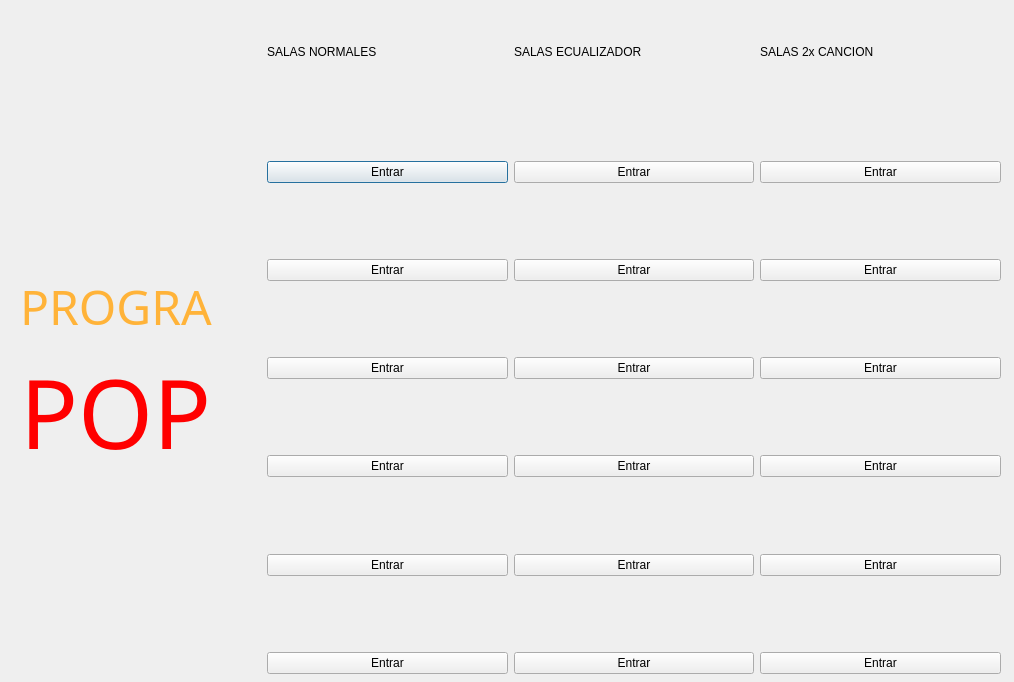
<?xml version="1.0" encoding="UTF-8"?>
<ui version="4.0">
 <class>PantallaInicio</class>
 <widget class="QDialog" name="PantallaInicio">
  <property name="geometry">
   <rect>
    <x>0</x>
    <y>0</y>
    <width>1014</width>
    <height>682</height>
   </rect>
  </property>
  <property name="windowTitle">
   <string>PrograPop</string>
  </property>
  <widget class="QWidget" name="horizontalLayoutWidget">
   <property name="geometry">
    <rect>
     <x>20</x>
     <y>20</y>
     <width>981</width>
     <height>654</height>
    </rect>
   </property>
   <layout class="QHBoxLayout" name="horizontalLayout">
    <item>
     <layout class="QVBoxLayout" name="verticalLayout">
      <item>
       <spacer name="verticalSpacer_2">
        <property name="orientation">
         <enum>Qt::Vertical</enum>
        </property>
        <property name="sizeHint" stdset="0">
         <size>
          <width>20</width>
          <height>40</height>
         </size>
        </property>
       </spacer>
      </item>
      <item>
       <widget class="QLabel" name="label_nombre_usuario">
        <property name="font">
         <font>
          <family>Arial Rounded MT Bold</family>
          <pointsize>14</pointsize>
         </font>
        </property>
        <property name="text">
         <string>&lt;Nombre Usuario:&gt;</string>
        </property>
       </widget>
      </item>
      <item>
       <widget class="QLabel" name="label_puntaje">
        <property name="font">
         <font>
          <family>Arial</family>
          <pointsize>12</pointsize>
         </font>
        </property>
        <property name="text">
         <string>&lt;Puntaje&gt;</string>
        </property>
       </widget>
      </item>
      <item>
       <widget class="QLabel" name="label_2">
        <property name="palette">
         <palette>
          <active>
           <colorrole role="WindowText">
            <brush brushstyle="SolidPattern">
             <color alpha="255">
              <red>255</red>
              <green>179</green>
              <blue>57</blue>
             </color>
            </brush>
           </colorrole>
           <colorrole role="Text">
            <brush brushstyle="SolidPattern">
             <color alpha="255">
              <red>0</red>
              <green>0</green>
              <blue>0</blue>
             </color>
            </brush>
           </colorrole>
          </active>
          <inactive>
           <colorrole role="WindowText">
            <brush brushstyle="SolidPattern">
             <color alpha="255">
              <red>255</red>
              <green>179</green>
              <blue>57</blue>
             </color>
            </brush>
           </colorrole>
           <colorrole role="Text">
            <brush brushstyle="SolidPattern">
             <color alpha="255">
              <red>0</red>
              <green>0</green>
              <blue>0</blue>
             </color>
            </brush>
           </colorrole>
          </inactive>
          <disabled>
           <colorrole role="WindowText">
            <brush brushstyle="SolidPattern">
             <color alpha="255">
              <red>120</red>
              <green>120</green>
              <blue>120</blue>
             </color>
            </brush>
           </colorrole>
           <colorrole role="Text">
            <brush brushstyle="SolidPattern">
             <color alpha="255">
              <red>120</red>
              <green>120</green>
              <blue>120</blue>
             </color>
            </brush>
           </colorrole>
          </disabled>
         </palette>
        </property>
        <property name="font">
         <font>
          <family>Cooper Black</family>
          <pointsize>36</pointsize>
         </font>
        </property>
        <property name="autoFillBackground">
         <bool>false</bool>
        </property>
        <property name="text">
         <string>PROGRA</string>
        </property>
        <property name="textFormat">
         <enum>Qt::PlainText</enum>
        </property>
       </widget>
      </item>
      <item>
       <widget class="QLabel" name="label_3">
        <property name="palette">
         <palette>
          <active>
           <colorrole role="WindowText">
            <brush brushstyle="SolidPattern">
             <color alpha="255">
              <red>255</red>
              <green>0</green>
              <blue>0</blue>
             </color>
            </brush>
           </colorrole>
          </active>
          <inactive>
           <colorrole role="WindowText">
            <brush brushstyle="SolidPattern">
             <color alpha="255">
              <red>255</red>
              <green>0</green>
              <blue>0</blue>
             </color>
            </brush>
           </colorrole>
          </inactive>
          <disabled>
           <colorrole role="WindowText">
            <brush brushstyle="SolidPattern">
             <color alpha="255">
              <red>120</red>
              <green>120</green>
              <blue>120</blue>
             </color>
            </brush>
           </colorrole>
          </disabled>
         </palette>
        </property>
        <property name="font">
         <font>
          <family>Cooper Black</family>
          <pointsize>72</pointsize>
         </font>
        </property>
        <property name="text">
         <string>POP</string>
        </property>
        <property name="textFormat">
         <enum>Qt::PlainText</enum>
        </property>
       </widget>
      </item>
      <item>
       <spacer name="verticalSpacer">
        <property name="orientation">
         <enum>Qt::Vertical</enum>
        </property>
        <property name="sizeHint" stdset="0">
         <size>
          <width>20</width>
          <height>40</height>
         </size>
        </property>
       </spacer>
      </item>
     </layout>
    </item>
    <item>
     <layout class="QVBoxLayout" name="layout_salas_normales">
      <item>
       <widget class="QLabel" name="label_10">
        <property name="text">
         <string>SALAS NORMALES</string>
        </property>
       </widget>
      </item>
      <item>
       <widget class="QLabel" name="label_s1">
        <property name="text">
         <string/>
        </property>
       </widget>
      </item>
      <item>
       <widget class="QPushButton" name="pushButton_s1">
        <property name="enabled">
         <bool>true</bool>
        </property>
        <property name="text">
         <string>Entrar</string>
        </property>
       </widget>
      </item>
      <item>
       <widget class="QLabel" name="label_s2">
        <property name="text">
         <string/>
        </property>
       </widget>
      </item>
      <item>
       <widget class="QPushButton" name="pushButton_s2">
        <property name="text">
         <string>Entrar</string>
        </property>
       </widget>
      </item>
      <item>
       <widget class="QLabel" name="label_s3">
        <property name="text">
         <string/>
        </property>
       </widget>
      </item>
      <item>
       <widget class="QPushButton" name="pushButton_s3">
        <property name="text">
         <string>Entrar</string>
        </property>
       </widget>
      </item>
      <item>
       <widget class="QLabel" name="label_s4">
        <property name="text">
         <string/>
        </property>
       </widget>
      </item>
      <item>
       <widget class="QPushButton" name="pushButton_s4">
        <property name="text">
         <string>Entrar</string>
        </property>
       </widget>
      </item>
      <item>
       <widget class="QLabel" name="label_s5">
        <property name="text">
         <string/>
        </property>
       </widget>
      </item>
      <item>
       <widget class="QPushButton" name="pushButton_s5">
        <property name="text">
         <string>Entrar</string>
        </property>
       </widget>
      </item>
      <item>
       <widget class="QLabel" name="label_s6">
        <property name="text">
         <string/>
        </property>
       </widget>
      </item>
      <item>
       <widget class="QPushButton" name="pushButton_s6">
        <property name="text">
         <string>Entrar</string>
        </property>
       </widget>
      </item>
     </layout>
    </item>
    <item>
     <layout class="QVBoxLayout" name="verticalLayout_3">
      <item>
       <widget class="QLabel" name="label_11">
        <property name="text">
         <string>SALAS ECUALIZADOR</string>
        </property>
       </widget>
      </item>
      <item>
       <widget class="QLabel" name="label_e1">
        <property name="text">
         <string/>
        </property>
       </widget>
      </item>
      <item>
       <widget class="QPushButton" name="pushButton_e1">
        <property name="enabled">
         <bool>true</bool>
        </property>
        <property name="text">
         <string>Entrar</string>
        </property>
       </widget>
      </item>
      <item>
       <widget class="QLabel" name="label_e2">
        <property name="text">
         <string/>
        </property>
       </widget>
      </item>
      <item>
       <widget class="QPushButton" name="pushButton_e2">
        <property name="enabled">
         <bool>true</bool>
        </property>
        <property name="text">
         <string>Entrar</string>
        </property>
       </widget>
      </item>
      <item>
       <widget class="QLabel" name="label_e3">
        <property name="text">
         <string/>
        </property>
       </widget>
      </item>
      <item>
       <widget class="QPushButton" name="pushButton_e3">
        <property name="enabled">
         <bool>true</bool>
        </property>
        <property name="text">
         <string>Entrar</string>
        </property>
       </widget>
      </item>
      <item>
       <widget class="QLabel" name="label_e4">
        <property name="text">
         <string/>
        </property>
       </widget>
      </item>
      <item>
       <widget class="QPushButton" name="pushButton_e4">
        <property name="enabled">
         <bool>true</bool>
        </property>
        <property name="text">
         <string>Entrar</string>
        </property>
       </widget>
      </item>
      <item>
       <widget class="QLabel" name="label_e5">
        <property name="text">
         <string/>
        </property>
       </widget>
      </item>
      <item>
       <widget class="QPushButton" name="pushButton_e5">
        <property name="enabled">
         <bool>true</bool>
        </property>
        <property name="text">
         <string>Entrar</string>
        </property>
       </widget>
      </item>
      <item>
       <widget class="QLabel" name="label_e6">
        <property name="text">
         <string/>
        </property>
       </widget>
      </item>
      <item>
       <widget class="QPushButton" name="pushButton_e6">
        <property name="enabled">
         <bool>true</bool>
        </property>
        <property name="text">
         <string>Entrar</string>
        </property>
       </widget>
      </item>
     </layout>
    </item>
    <item>
     <layout class="QVBoxLayout" name="verticalLayout_2">
      <item>
       <widget class="QLabel" name="label_12">
        <property name="text">
         <string>SALAS 2x CANCION</string>
        </property>
       </widget>
      </item>
      <item>
       <widget class="QLabel" name="label_21">
        <property name="text">
         <string/>
        </property>
       </widget>
      </item>
      <item>
       <widget class="QPushButton" name="pushButton_21">
        <property name="enabled">
         <bool>true</bool>
        </property>
        <property name="text">
         <string>Entrar</string>
        </property>
       </widget>
      </item>
      <item>
       <widget class="QLabel" name="label_22">
        <property name="text">
         <string/>
        </property>
       </widget>
      </item>
      <item>
       <widget class="QPushButton" name="pushButton_22">
        <property name="enabled">
         <bool>true</bool>
        </property>
        <property name="text">
         <string>Entrar</string>
        </property>
       </widget>
      </item>
      <item>
       <widget class="QLabel" name="label_23">
        <property name="text">
         <string/>
        </property>
       </widget>
      </item>
      <item>
       <widget class="QPushButton" name="pushButton_23">
        <property name="enabled">
         <bool>true</bool>
        </property>
        <property name="text">
         <string>Entrar</string>
        </property>
       </widget>
      </item>
      <item>
       <widget class="QLabel" name="label_24">
        <property name="text">
         <string/>
        </property>
       </widget>
      </item>
      <item>
       <widget class="QPushButton" name="pushButton_24">
        <property name="enabled">
         <bool>true</bool>
        </property>
        <property name="text">
         <string>Entrar</string>
        </property>
       </widget>
      </item>
      <item>
       <widget class="QLabel" name="label_25">
        <property name="text">
         <string/>
        </property>
       </widget>
      </item>
      <item>
       <widget class="QPushButton" name="pushButton_25">
        <property name="enabled">
         <bool>true</bool>
        </property>
        <property name="text">
         <string>Entrar</string>
        </property>
       </widget>
      </item>
      <item>
       <widget class="QLabel" name="label_26">
        <property name="text">
         <string/>
        </property>
       </widget>
      </item>
      <item>
       <widget class="QPushButton" name="pushButton_26">
        <property name="enabled">
         <bool>true</bool>
        </property>
        <property name="text">
         <string>Entrar</string>
        </property>
       </widget>
      </item>
     </layout>
    </item>
   </layout>
  </widget>
  <zorder>horizontalLayoutWidget</zorder>
  <zorder>label_11</zorder>
 </widget>
 <resources/>
 <connections/>
</ui>
